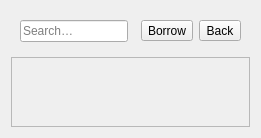
<?xml version="1.0" encoding="UTF-8"?>
<ui version="4.0">
 <class>LoanHistoryPage</class>
 <widget class="QWidget" name="LoanHistoryPage">
  <layout class="QVBoxLayout" name="verticalLayout">

   <!-- Top bar -->
   <item>
    <widget class="QFrame" name="topBarFrame">
     <layout class="QHBoxLayout" name="topBarLayout">
      <item><widget class="QLineEdit" name="searchLoanInput"><property name="placeholderText"><string>Search…</string></property></widget></item>
      <item><spacer name="hSpacer"><property name="orientation"><enum>Qt::Horizontal</enum></property></spacer></item>
      <item><widget class="QToolButton" name="addLoanButton"><property name="text"><string>Borrow</string></property></widget></item>
      <item><widget class="QToolButton" name="loanBackButton"><property name="text"><string>Back</string></property></widget></item>
     </layout>
    </widget>
   </item>

   <!-- Scroll list -->
   <item>
    <widget class="QScrollArea" name="loanListScrollArea">
     <property name="widgetResizable"><bool>true</bool></property>
     <widget class="QWidget" name="scrollContent">
      <layout class="QVBoxLayout" name="loanListLayout"/>
     </widget>
    </widget>
   </item>

  </layout>
 </widget>
</ui>
